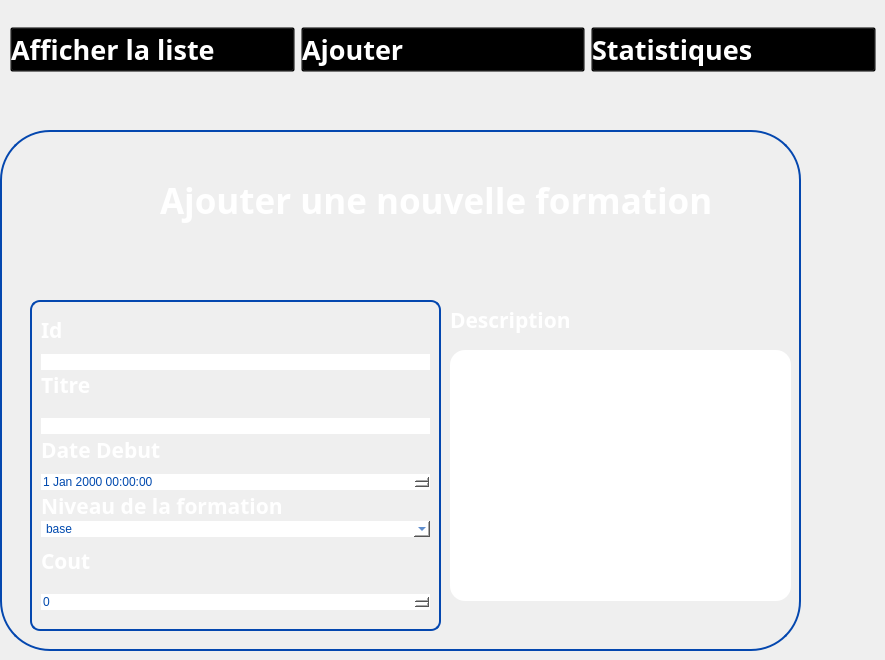
   <widget class="QWidget" name="ajoutformation">
    <widget class="QGroupBox" name="groupBox_35">
     <property name="geometry">
      <rect>
       <x>0</x>
       <y>130</y>
       <width>801</width>
       <height>521</height>
      </rect>
     </property>
     <property name="styleSheet">
      <string notr="true">QGroupBox {
	border-radius:50px;
    border: 2px solid #0447AF; /* Red border */
}
</string>
     </property>
     <property name="title">
      <string/>
     </property>
     <widget class="QLabel" name="label_99">
      <property name="geometry">
       <rect>
        <x>190</x>
        <y>30</y>
        <width>51</width>
        <height>51</height>
       </rect>
      </property>
      <property name="text">
       <string/>
      </property>
      <property name="pixmap">
       <pixmap>../../Downloads/wetransfer_gestion-de-formations_2024-02-16_1550/icons/client.png</pixmap>
      </property>
      <property name="scaledContents">
       <bool>true</bool>
      </property>
     </widget>
     <widget class="QLabel" name="label_100">
      <property name="geometry">
       <rect>
        <x>160</x>
        <y>40</y>
        <width>671</width>
        <height>61</height>
       </rect>
      </property>
      <property name="font">
       <font>
        <family>Plus Jakarta Sans</family>
        <pointsize>26</pointsize>
        <weight>75</weight>
        <bold>true</bold>
       </font>
      </property>
      <property name="styleSheet">
       <string notr="true">color:white;
    background: transparent;
</string>
      </property>
      <property name="text">
       <string>Ajouter une nouvelle formation</string>
      </property>
     </widget>
     <widget class="QLabel" name="label_104">
      <property name="geometry">
       <rect>
        <x>450</x>
        <y>170</y>
        <width>188</width>
        <height>40</height>
       </rect>
      </property>
      <property name="font">
       <font>
        <family>Gill Sans MT</family>
        <pointsize>16</pointsize>
        <weight>75</weight>
        <bold>true</bold>
       </font>
      </property>
      <property name="styleSheet">
       <string notr="true">color:white;
background:transparent;</string>
      </property>
      <property name="text">
       <string>Description</string>
      </property>
     </widget>
     <widget class="QTextEdit" name="textEdit">
      <property name="geometry">
       <rect>
        <x>450</x>
        <y>220</y>
        <width>341</width>
        <height>251</height>
       </rect>
      </property>
      <property name="styleSheet">
       <string notr="true">border-radius:15px;
border-color:blue;
background:white;</string>
      </property>
     </widget>
     <widget class="QLabel" name="label_105">
      <property name="geometry">
       <rect>
        <x>70</x>
        <y>20</y>
        <width>81</width>
        <height>81</height>
       </rect>
      </property>
      <property name="text">
       <string/>
      </property>
      <property name="pixmap">
       <pixmap>:/Desktop/imageprojetcpp/gestion-de-projet.png</pixmap>
      </property>
      <property name="scaledContents">
       <bool>true</bool>
      </property>
     </widget>
     <widget class="QGroupBox" name="verticalGroupBox_6">
      <property name="geometry">
       <rect>
        <x>30</x>
        <y>170</y>
        <width>411</width>
        <height>331</height>
       </rect>
      </property>
      <property name="styleSheet">
       <string notr="true">	border-radius:10px;
color:white;</string>
      </property>
      <layout class="QVBoxLayout" name="verticalLayout_6">
       <item>
        <widget class="Line" name="line_14">
         <property name="orientation">
          <enum>Qt::Horizontal</enum>
         </property>
        </widget>
       </item>
       <item>
        <widget class="QLabel" name="label_16">
         <property name="font">
          <font>
           <family>Gill Sans MT</family>
           <pointsize>16</pointsize>
           <weight>75</weight>
           <bold>true</bold>
          </font>
         </property>
         <property name="styleSheet">
          <string notr="true">color:white;</string>
         </property>
         <property name="text">
          <string>Id</string>
         </property>
        </widget>
       </item>
       <item>
        <widget class="Line" name="line_9">
         <property name="orientation">
          <enum>Qt::Horizontal</enum>
         </property>
        </widget>
       </item>
       <item>
        <widget class="QLineEdit" name="lineEdit">
         <property name="styleSheet">
          <string notr="true">color:rgb(0,73,174);
background:white;</string>
         </property>
        </widget>
       </item>
       <item>
        <widget class="QLabel" name="label_43">
         <property name="font">
          <font>
           <family>Gill Sans MT</family>
           <pointsize>16</pointsize>
           <weight>75</weight>
           <bold>true</bold>
          </font>
         </property>
         <property name="styleSheet">
          <string notr="true">color:white;</string>
         </property>
         <property name="text">
          <string>Titre</string>
         </property>
        </widget>
       </item>
       <item>
        <widget class="Line" name="line_10">
         <property name="orientation">
          <enum>Qt::Horizontal</enum>
         </property>
        </widget>
       </item>
       <item>
        <widget class="Line" name="line_12">
         <property name="orientation">
          <enum>Qt::Horizontal</enum>
         </property>
        </widget>
       </item>
       <item>
        <widget class="QLineEdit" name="lineEdit_8">
         <property name="styleSheet">
          <string notr="true">color:rgb(0,73,174);
background:white;</string>
         </property>
        </widget>
       </item>
       <item>
        <widget class="QLabel" name="label_45">
         <property name="font">
          <font>
           <family>Gill Sans MT</family>
           <pointsize>16</pointsize>
           <weight>75</weight>
           <bold>true</bold>
          </font>
         </property>
         <property name="styleSheet">
          <string notr="true">color:white;</string>
         </property>
         <property name="text">
          <string>Date Debut</string>
         </property>
        </widget>
       </item>
       <item>
        <widget class="Line" name="line_15">
         <property name="orientation">
          <enum>Qt::Horizontal</enum>
         </property>
        </widget>
       </item>
       <item>
        <widget class="QDateTimeEdit" name="dateTimeEdit">
         <property name="styleSheet">
          <string notr="true">color:rgb(0,73,174);
background:white;</string>
         </property>
        </widget>
       </item>
       <item>
        <widget class="QLabel" name="label_46">
         <property name="font">
          <font>
           <family>Gill Sans MT</family>
           <pointsize>16</pointsize>
           <weight>75</weight>
           <bold>true</bold>
          </font>
         </property>
         <property name="styleSheet">
          <string notr="true">color:white;</string>
         </property>
         <property name="text">
          <string>Niveau de la formation</string>
         </property>
        </widget>
       </item>
       <item>
        <widget class="QComboBox" name="comboBox_4">
         <property name="styleSheet">
          <string notr="true">color:rgb(0,73,174);
background:white;</string>
         </property>
         <item>
          <property name="text">
           <string>base</string>
          </property>
         </item>
         <item>
          <property name="text">
           <string>avancé</string>
          </property>
         </item>
        </widget>
       </item>
       <item>
        <widget class="Line" name="line_16">
         <property name="orientation">
          <enum>Qt::Horizontal</enum>
         </property>
        </widget>
       </item>
       <item>
        <widget class="QLabel" name="label_47">
         <property name="font">
          <font>
           <family>Gill Sans MT</family>
           <pointsize>16</pointsize>
           <weight>75</weight>
           <bold>true</bold>
          </font>
         </property>
         <property name="styleSheet">
          <string notr="true">color:white;</string>
         </property>
         <property name="text">
          <string>Cout</string>
         </property>
        </widget>
       </item>
       <item>
        <widget class="Line" name="line_17">
         <property name="orientation">
          <enum>Qt::Horizontal</enum>
         </property>
        </widget>
       </item>
       <item>
        <widget class="Line" name="line_18">
         <property name="orientation">
          <enum>Qt::Horizontal</enum>
         </property>
        </widget>
       </item>
       <item>
        <widget class="QSpinBox" name="spinBox_10">
         <property name="styleSheet">
          <string notr="true">color:rgb(0,73,174);
background:white;</string>
         </property>
         <property name="maximum">
          <number>5000</number>
         </property>
         <property name="singleStep">
          <number>100</number>
         </property>
        </widget>
       </item>
       <item>
        <widget class="Line" name="line_19">
         <property name="orientation">
          <enum>Qt::Horizontal</enum>
         </property>
        </widget>
       </item>
      </layout>
     </widget>
    </widget>
    <widget class="QWidget" name="horizontalLayoutWidget_8">
     <property name="geometry">
      <rect>
       <x>10</x>
       <y>10</y>
       <width>866</width>
       <height>80</height>
      </rect>
     </property>
     <layout class="QHBoxLayout" name="horizontalLayout_11">
      <item>
       <widget class="QPushButton" name="pushButton_102">
        <property name="font">
         <font>
          <family>Gill Sans MT</family>
          <pointsize>20</pointsize>
          <weight>75</weight>
          <bold>true</bold>
         </font>
        </property>
        <property name="styleSheet">
         <string notr="true">QPushButton:hover {
    color: blue;
    background: transparent;
}

QPushButton {
    text-align: left;
    background: transparent;
    color: rgb(255,255,255);
}
</string>
        </property>
        <property name="text">
         <string>Afficher la liste</string>
        </property>
        <property name="icon">
         <iconset>
          <normaloff>../../Downloads/wetransfer_icons_2024-02-06_1419/icons/liste-de-controle.png</normaloff>../../Downloads/wetransfer_icons_2024-02-06_1419/icons/liste-de-controle.png</iconset>
        </property>
        <property name="iconSize">
         <size>
          <width>50</width>
          <height>46</height>
         </size>
        </property>
       </widget>
      </item>
      <item>
       <widget class="QPushButton" name="pushButton_103">
        <property name="font">
         <font>
          <family>Gill Sans MT</family>
          <pointsize>20</pointsize>
          <weight>75</weight>
          <bold>true</bold>
         </font>
        </property>
        <property name="styleSheet">
         <string notr="true">QPushButton:hover {
    color: blue;
    background: transparent;
}

QPushButton {
    text-align: left;
    background: transparent;
    color: rgb(255,255,255);
}
</string>
        </property>
        <property name="text">
         <string>Ajouter </string>
        </property>
        <property name="icon">
         <iconset>
          <normaloff>../../Downloads/wetransfer_icons_2024-02-06_1419/icons/image (3).png</normaloff>../../Downloads/wetransfer_icons_2024-02-06_1419/icons/image (3).png</iconset>
        </property>
        <property name="iconSize">
         <size>
          <width>50</width>
          <height>46</height>
         </size>
        </property>
       </widget>
      </item>
      <item>
       <widget class="QPushButton" name="pushButton_104">
        <property name="font">
         <font>
          <family>Gill Sans MT</family>
          <pointsize>20</pointsize>
          <weight>75</weight>
          <bold>true</bold>
         </font>
        </property>
        <property name="styleSheet">
         <string notr="true">QPushButton:hover {
    color: blue;
    background: transparent;
}

QPushButton {
    text-align: left;
    background: transparent;
    color: rgb(255,255,255);
}

</string>
        </property>
        <property name="text">
         <string>Statistiques</string>
        </property>
        <property name="icon">
         <iconset>
          <normaloff>../../Downloads/wetransfer_icons_2024-02-06_1419/icons/image (2).png</normaloff>../../Downloads/wetransfer_icons_2024-02-06_1419/icons/image (2).png</iconset>
        </property>
        <property name="iconSize">
         <size>
          <width>50</width>
          <height>46</height>
         </size>
        </property>
       </widget>
      </item>
     </layout>
    </widget>
   </widget>
